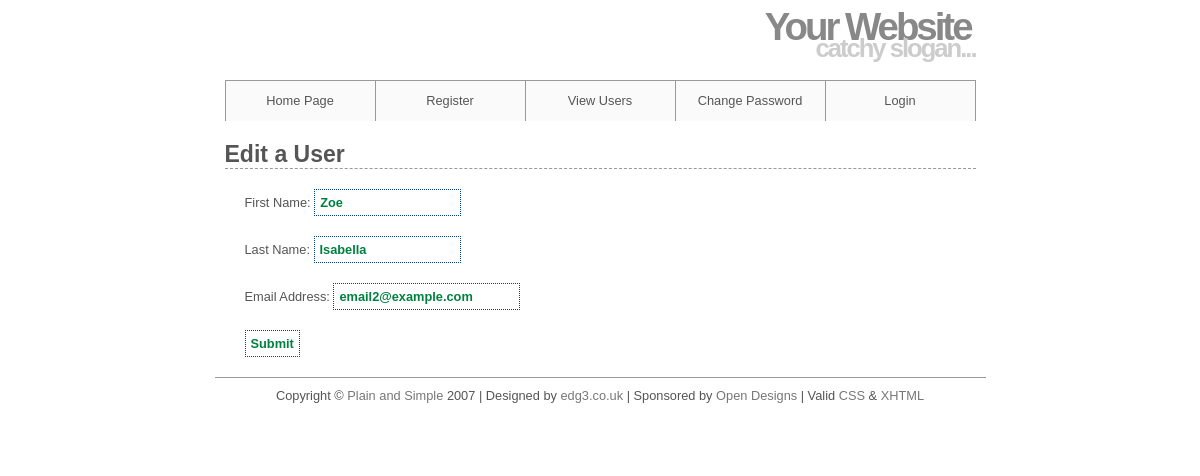
/ShopLoginCookieSession/UserLogin/edit_user.php?id=2, run on the app's committed database.
### tables this page shows
CREATE TABLE users (
user_id MEDIUMINT UNSIGNED NOT NULL AUTO_INCREMENT,
first_name VARCHAR(20) NOT NULL,
last_name VARCHAR(40) NOT NULL,
email VARCHAR(60) NOT NULL,
pass CHAR(40) NOT NULL,
registration_date DATETIME NOT NULL,
PRIMARY KEY (user_id)
);

### ShopLoginCookieSession/UserLogin/edit_user.php (the view, shortened to what this page needs)
<?php
echo '<h1>Edit a User</h1>';
if ( (isset($_GET['id'])) && (is_numeric($_GET['id'])) ) {
	$id = $_GET['id'];
} elseif ( (isset($_POST['id'])) && (is_numeric($_POST['id'])) ) {
	$id = $_POST['id'];
} else {
	echo '<p class="error">This page has been accessed in error.</p>';
	include ('includes/footer.html');
	exit();
}
require ('../mysqli_connect.php');
$q = "SELECT first_name, last_name, email FROM users WHERE user_id=$id";
$r = @mysqli_query ($dbc, $q);
if (mysqli_num_rows($r) == 1) {
	$row = mysqli_fetch_array ($r, MYSQLI_NUM);
	echo '<form action="edit_user.php" method="post">
<p>First Name: <input type="text" name="first_name" size="15" maxlength="15" value="' . $row[0] . '" /></p>
<p>Last Name: <input type="text" name="last_name" size="15" maxlength="30" value="' . $row[1] . '" /></p>
<p>Email Address: <input type="text" name="email" size="20" maxlength="60" value="' . $row[2] . '"  /> </p>
<p><input type="submit" name="submit" value="Submit" /></p>
<input type="hidden" name="id" value="' . $id . '" />
</form>';
} else {
	echo '<p class="error">This page has been accessed in error.</p>';
}
?>

### ShopLoginCookieSession/UserLogin/includes/style.css (style rules this page uses)
* { border:0; margin:0; padding:0; }
a { color:#777; text-decoration:none; }
body { background:#ffffff; color:#555; font:0.8em Arial, Helvetica, "bitstream vera sans", sans-serif; }
#header { border-bottom:1px solid #999; height:80px; margin:0 auto; width:751px; }
#header h1 { color:#888; font-size:300%; letter-spacing:-3px; text-align:right; padding:5px; margin-bottom:-20px; }
#header h2 { color:#CCC; font-size:200%; letter-spacing:-2px; text-align:right; }
#navigation { background:#fafafa; border-right:1px solid #999; margin:0 auto; width:750px; height:40px; list-style:none; }
#navigation li { border-left:1px solid #999; float:left; width:149px; list-style:none; }
#navigation a { color:#555; display:block; line-height:40px; text-align:center; }
#content { height:auto; margin:0 auto; padding:0 0 20px; width:751px; }
#content h1 { border-bottom:1px dashed #999; font-size:1.8em; padding:20px 0 0; }
#content p { padding:20px 20px 0; }
#footer { border-top:1px solid #999; height:50px; margin:0 auto; padding:10px; text-align:center; width:751px; }
input, select, .input { padding: 5px; font-weight: bold; font-size: 1em; color: #008040; background: #FFFFFF; border:1px dotted #004080; }

### data on the page
users: first_name "Zoe", last_name "Isabella", email "email2@example.com"
